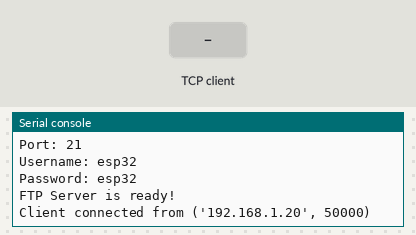
Recording of a program running on a simulated ESP32 board running MicroPython. On the bench: the last lines printed to the serial console. The test bench sets the inputs (shaded band). One TCP client connects 1 s after the port opens and stays connected.

Above: at 1.2 s.
1.3 s: the TCP client sends "PASS\n"
At 1.7 s:
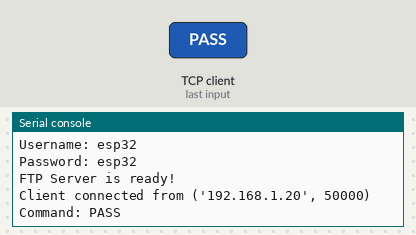
2.8 s: the TCP client sends "SYST\n"
At 4.0 s:
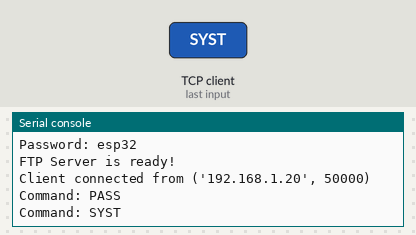
4.3 s: the TCP client sends "PWD\n"
At 5.2 s:
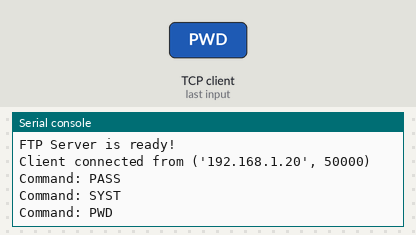
5.8 s: the TCP client sends "TYPE\n"
At 6.3 s:
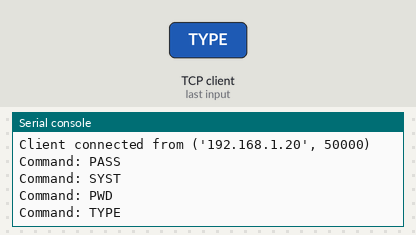
7.3 s: the TCP client sends "PASV\n"
At 8.5 s:
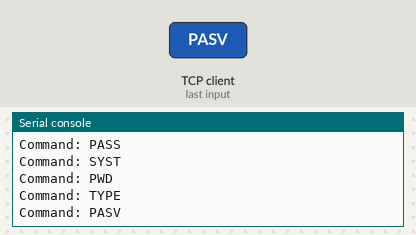
8.8 s: the TCP client sends "LIST\n"
At 9.8 s:
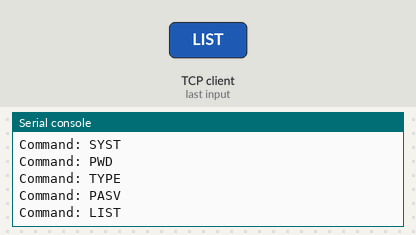

Measured:
- after the input at 1.3 s, the serial console: prints a new line at once (image 1)
- after the input at 2.8 s, the serial console: prints a new line at once (image 2)
- after the input at 4.3 s, the serial console: prints a new line at once (image 3)
- after the input at 5.8 s, the serial console: prints a new line at once (image 4)
- after the input at 7.3 s, the serial console: prints a new line at once (image 5)
- after the input at 8.8 s, the serial console: prints a new line at once (image 6)

The program:

ftp_server.py
```python
# ftp_server.py - سرور FTP ساده برای ESP32
# این فایل را روی ESP32 آپلود کنید و اجرا کنید

import socket
import network
import os
import time

class SimpleFTPServer:
    def __init__(self, port=21):
        self.port = port
        self.cwd = '/'
        self.pasv_port = 50000

    def start(self):
        # نمایش IP آدرس
        sta_if = network.WLAN(network.STA_IF)
        print('FTP Server starting...')
        print('IP Address:', sta_if.ifconfig()[0])
        print('Port:', self.port)
        print('Username: esp32')
        print('Password: esp32')

        addr = socket.getaddrinfo('0.0.0.0', self.port)[0][-1]
        s = socket.socket()
        s.setsockopt(socket.SOL_SOCKET, socket.SO_REUSEADDR, 1)
        s.bind(addr)
        s.listen(1)

        print('FTP Server is ready!')

        while True:
            try:
                cl, addr = s.accept()
                print('Client connected from', addr)
                self.handle_client(cl)
            except Exception as e:
                print('Error:', e)

    def handle_client(self, client):
        client.send(b'220 ESP32 FTP Server\r\n')
        dataclient = None

        while True:
            try:
                data = client.recv(1024).decode('utf-8').strip()
                if not data:
                    break

                print('Command:', data)
                cmd = data.split()[0].upper()

                if cmd == 'USER':
                    client.send(b'331 Password required\r\n')

                elif cmd == 'PASS':
                    client.send(b'230 Logged in\r\n')

                elif cmd == 'SYST':
                    client.send(b'215 UNIX Type: L8\r\n')

                elif cmd == 'PWD':
                    client.send(f'257 "{self.cwd}"\r\n'.encode())

                elif cmd == 'TYPE':
                    client.send(b'200 Type set\r\n')

                elif cmd == 'PASV':
                    # Passive mode
                    self.pasv_port += 1
                    if self.pasv_port > 51000:
                        self.pasv_port = 50000

                    dataclient = socket.socket()
                    dataclient.bind(('0.0.0.0', self.pasv_port))
                    dataclient.listen(1)

                    sta_if = network.WLAN(network.STA_IF)
                    ip = sta_if.ifconfig()[0]
                    ip_parts = ip.split('.')
                    p1 = self.pasv_port >> 8
                    p2 = self.pasv_port & 0xff

                    client.send(f'227 Entering Passive Mode ({ip_parts[0]},{ip_parts[1]},{ip_parts[2]},{ip_parts[3]},{p1},{p2})\r\n'.encode())

                elif cmd == 'LIST':
                    if dataclient:
                        client.send(b'150 Opening data connection\r\n')
                        dc, _ = dataclient.accept()

                        try:
                            files = os.listdir(self.cwd)
                            for f in files:
                                try:
                                    stat = os.stat(self.cwd + '/' + f if self.cwd != '/' else '/' + f)
                                    is_dir = stat[0] & 0x4000
                                    size = stat[6]
                                    dc.send(f'{"d" if is_dir else "-"}rwxr-xr-x 1 owner group {size} Jan 1 00:00 {f}\r\n'.encode())
                                except:
                                    pass
                        except:
                            pass

                        dc.close()
                        dataclient.close()
                        dataclient = None
                        client.send(b'226 Transfer complete\r\n')

                elif cmd == 'CWD':
                    path = data.split(None, 1)[1] if len(data.split()) > 1 else '/'
                    try:
                        if path == '..':
                            self.cwd = '/' if self.cwd == '/' else '/'.join(self.cwd.split('/')[:-1]) or '/'
                        elif path.startswith('/'):
                            self.cwd = path
                        else:
                            self.cwd = self.cwd + '/' + path if self.cwd != '/' else '/' + path
                        client.send(b'250 Directory changed\r\n')
                    except:
                        client.send(b'550 Failed to change directory\r\n')

                elif cmd == 'STOR':
                    filename = data.split(None, 1)[1]
                    filepath = self.cwd + '/' + filename if self.cwd != '/' else '/' + filename

                    if dataclient:
                        client.send(b'150 Opening data connection\r\n')
                        dc, _ = dataclient.accept()

                        try:
                            with open(filepath, 'wb') as f:
                                while True:
                                    chunk = dc.recv(1024)
                                    if not chunk:
                                        break
                                    f.write(chunk)
                            client.send(b'226 Transfer complete\r\n')
                            print(f'File saved: {filepath}')
                        except Exception as e:
                            client.send(b'550 Failed to save file\r\n')
                            print(f'Error saving file: {e}')

                        dc.close()
                        dataclient.close()
                        dataclient = None

                elif cmd == 'RETR':
                    filename = data.split(None, 1)[1]
                    filepath = self.cwd + '/' + filename if self.cwd != '/' else '/' + filename

                    if dataclient:
                        try:
                            client.send(b'150 Opening data connection\r\n')
                            dc, _ = dataclient.accept()

                            with open(filepath, 'rb') as f:
                                while True:
                                    chunk = f.read(1024)
                                    if not chunk:
                                        break
                                    dc.send(chunk)

                            dc.close()
                            dataclient.close()
                            dataclient = None
                            client.send(b'226 Transfer complete\r\n')
                        except:
                            client.send(b'550 File not found\r\n')

                elif cmd == 'DELE':
                    filename = data.split(None, 1)[1]
                    filepath = self.cwd + '/' + filename if self.cwd != '/' else '/' + filename
                    try:
                        os.remove(filepath)
                        client.send(b'250 File deleted\r\n')
                    except:
                        client.send(b'550 Failed to delete file\r\n')

                elif cmd == 'QUIT':
                    client.send(b'221 Goodbye\r\n')
                    break

                else:
                    client.send(b'502 Command not implemented\r\n')

            except Exception as e:
                print('Error handling command:', e)
                break

        client.close()
        if dataclient:
            dataclient.close()

# اجرای سرور
if __name__ == '__main__':
    server = SimpleFTPServer()
    server.start()
```
